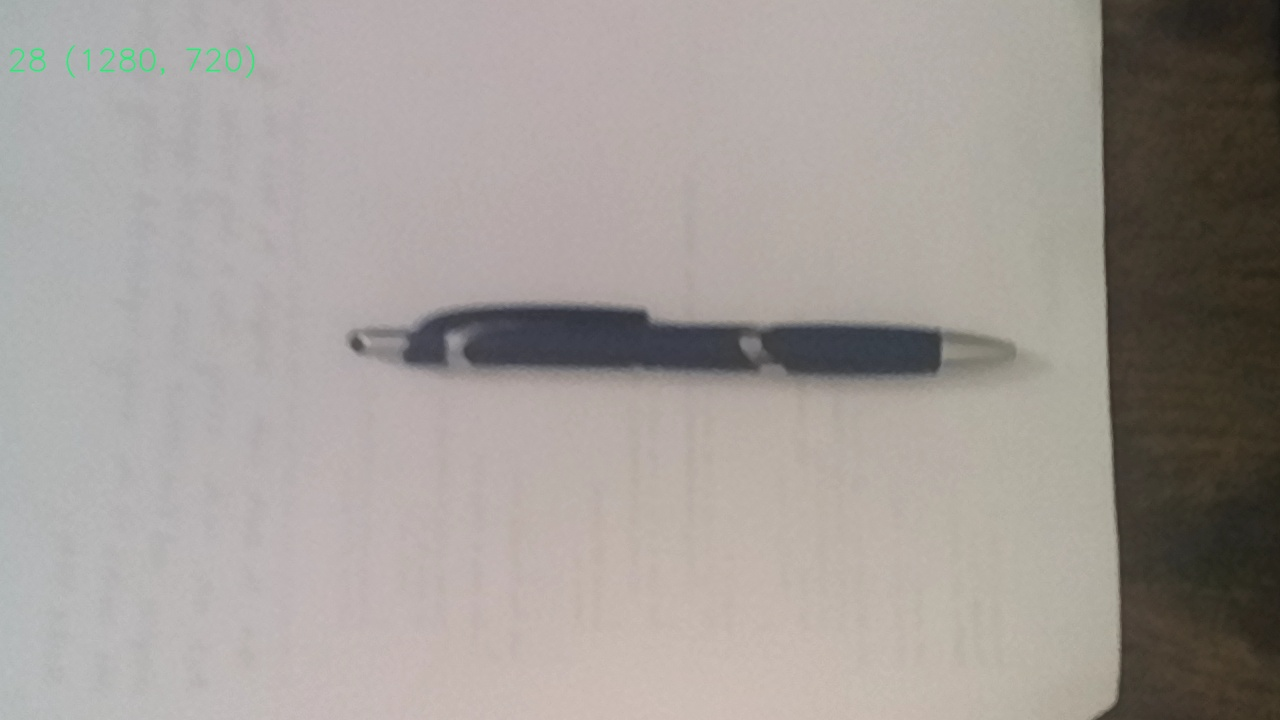
#> input picture Assignment3/Qusetion6/image1.jpg, 1280 x 720 px
$ python Assignment3Q6.py
#> lines starting #> are read from the running program, lines starting #| are printed output that depends on the picture
import cv2
import numpy as np
import matplotlib.pyplot as plt
import numpy as np


# Image 1 is original image with marker
# Image 2 is translated with marker
img= cv2.imread("image1.jpg", 0)
#> img: shape (720, 1280); min 18, max 197, mean 156.1
img2= cv2.imread("image2.jpg", 0)
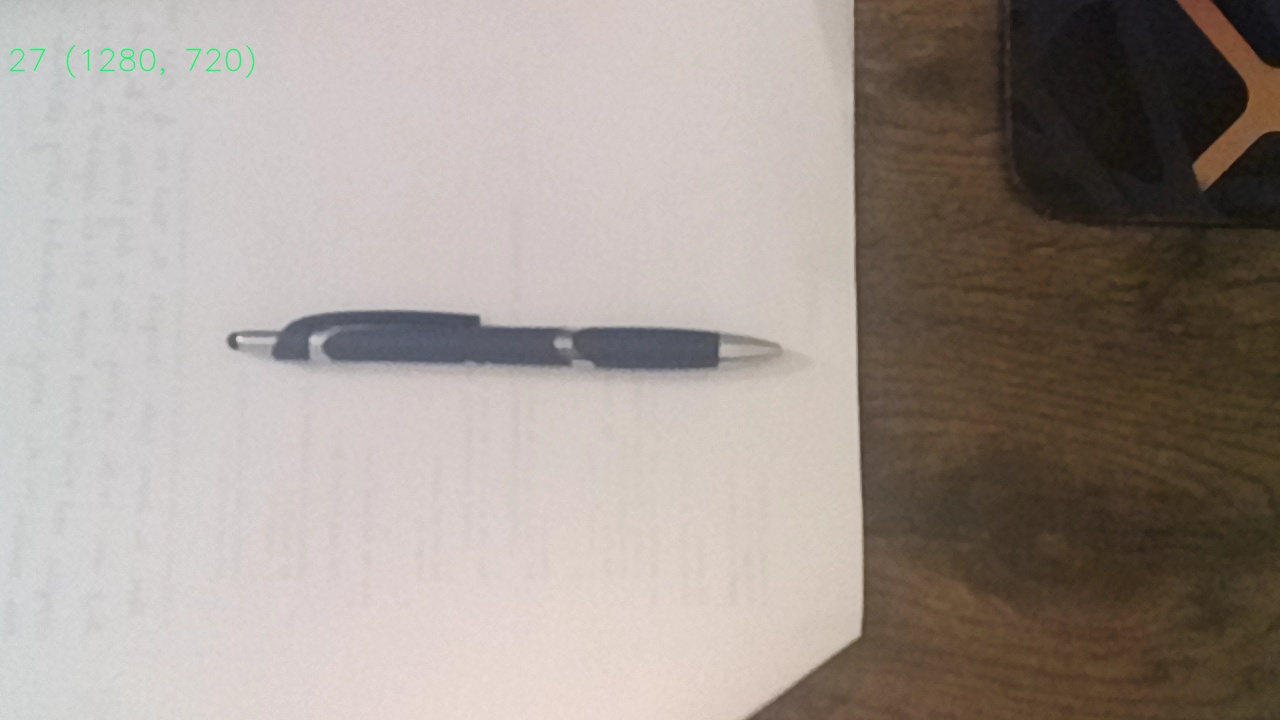
#> input picture Assignment3/Qusetion6/image2.jpg, 1280 x 720 px
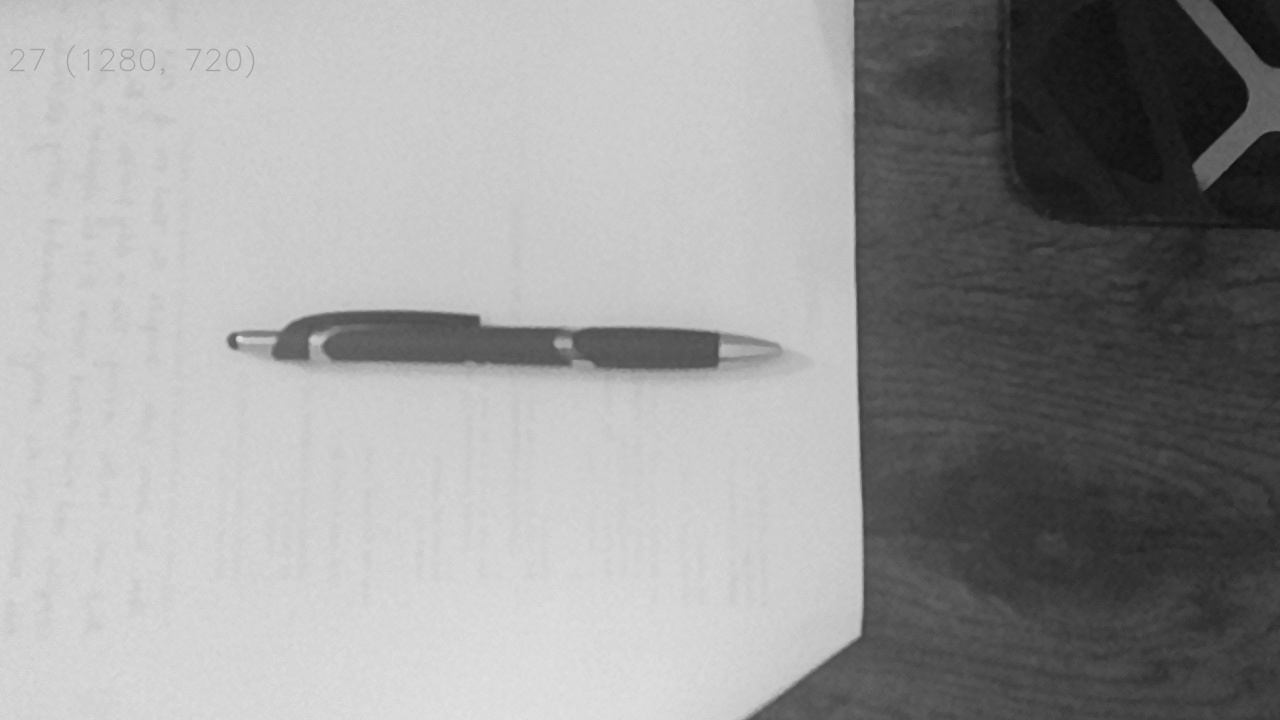
#> img2: shape (720, 1280); min 11, max 226, mean 153.7
plt.figure(figsize = (20,2))
plt.imshow(img,cmap='gray', vmin=0, vmax=255)
plt.show()
plt.figure(figsize = (20,2))
plt.imshow(img2,cmap='gray', vmin=0, vmax=255)
plt.show()

D=640
T=30
b=546.1 # distance between left and right cameras
f=1203.54736624058 #focallength
z=(b*f)/(D-T) #distance of object
print('The Disparity based depth estimation is '+str(z)+'mm')
